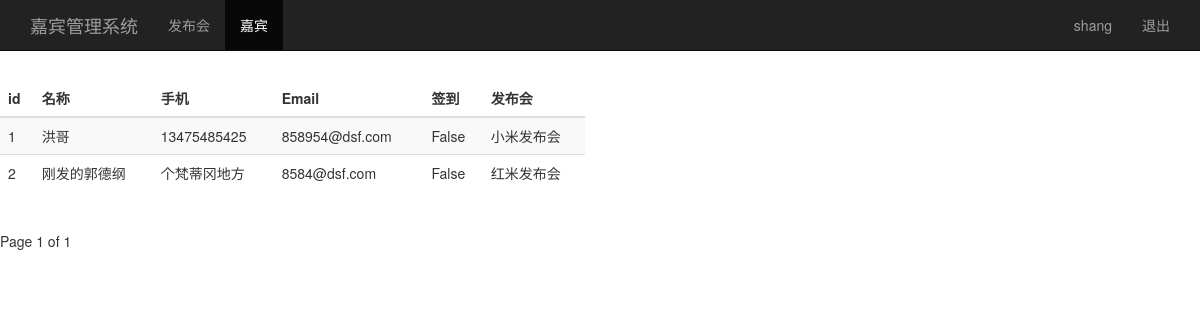
The page /guest_manage/ (signed in) on the database its author committed.
### app01/models.py (models this page shows, shortened)
class Guest(models.Model):
    event = models.ForeignKey(Event)
    realname = models.CharField(max_length=64)
    phone = models.CharField(max_length=16)
    email = models.EmailField()
    sign = models.BooleanField()
    create_time = models.DateTimeField(auto_now=True)
    class Meta:
        unique_together = ("event", "phone")

class Event(models.Model):
    name = models.CharField(max_length=100)
    limit = models.IntegerField()
    status = models.BooleanField()
    address= models.CharField(max_length=200)
    start_time = models.DateTimeField("event time")
    create_time = models.DateTimeField(auto_now=True)
    def __str__(self):
        return self.name

### app01/views.py (the view)
# urls.py: url(r'^guest_manage/', views.guest_manage),
@login_required
def guest_manage(request):
    username = request.session.get("user1")
    guest_list = Guest.objects.all()
    p = Paginator(guest_list, 2)
    page = request.GET.get("page")
    print(page)
    try:
        contacts = p.page(page)
    except PageNotAnInteger:
        contacts = p.page(1)
    except EmptyPage:
        contacts = p.page(p.num_pages)
    return render(request,"guest_manage.html",{"user": username, "guests": contacts})

### app01/templates/guest_manage.html (shortened to what this page needs)
<!DOCTYPE html>
<html lang="en">
<head>
    {% load bootstrap3 %}
    {% bootstrap_css %}
</head>
<body>
<nav class="navbar navbar-inverse navbar-fixed-top">
    <div class="container">
        <div class="navbar-header">
            <a class="navbar-brand" href="/guest_manage/">嘉宾管理系统</a>
        </div>
        <div id="navbar" class="collapse navbar-collapse">
            <ul class="nav navbar-nav">
                <li><a href="/event_manage/">发布会</a></li>
                <li class="active"><a href="#">嘉宾</a></li>
            </ul>
            <ul class="nav navbar-nav navbar-right">
                <li><a href="#">{{ user }}</a></li>
                <li><a href="/logout/">退出</a></li>
            </ul>
        </div>
    </div>
</nav>
<div class="row" style="padding-top:80px;">
    <div class="col-md-6">
        <table class="table table-striped">
            <thead>
            <tr>
                <th>id</th>
                <th>名称</th>
                <th>手机</th>
                <th>Email</th>
                <th>签到</th>
                <th>发布会</th>
            </tr>
            </thead>
            <tbody>
            {% for guest in guests %}
                <tr>
                    <td>{{ guest.id }}</td>
                    <td>{{ guest.realname }}</td>
                    <td>{{ guest.phone }}</td>
                    <td>{{ guest.email }}</td>
                    <td>{{ guest.sign }}</td>
                    <td>{{ guest.event }}</td>
                </tr>
            {% endfor %}
            </tbody>
        </table>
    </div>
</div>
<div class="pagination">
    <span class="step=links">
    <span class="current">
        Page {{ guests.number }} of {{ guests.paginator.num_pages }}
    </span>
    </span>
</div>
</body>
</html>

### rows shown on the page
Guest: id "1", realname "洪哥", phone "13475485425", email "858954@dsf.com", sign "False", event "小米发布会"
Guest: id "2", realname "刚发的郭德纲", phone "个梵蒂冈地方", email "8584@dsf.com", sign "False", event "红米发布会"

### other values the page prints
{{ user }} "shang"
{{ guests.number }} "1"
{{ guests.paginator.num_pages }} "1"
